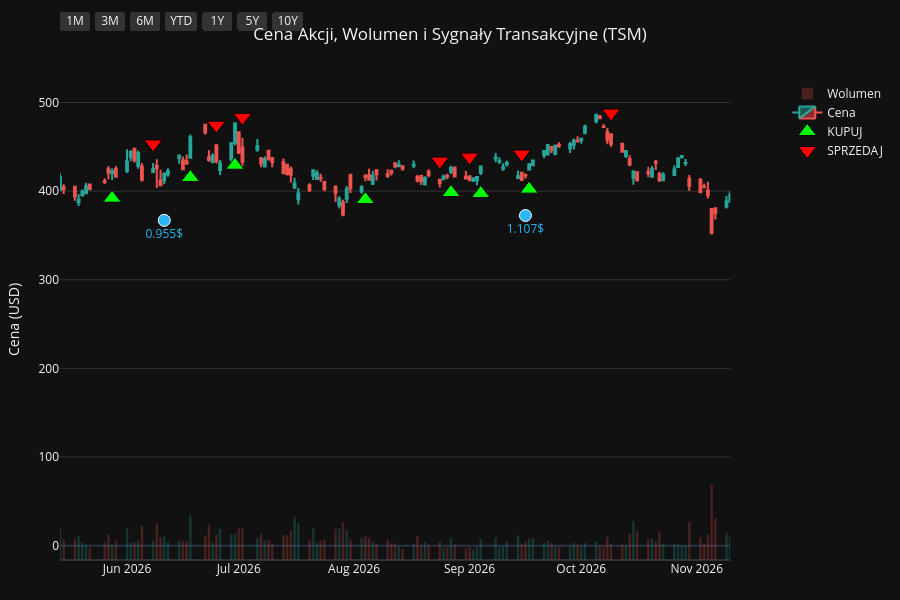
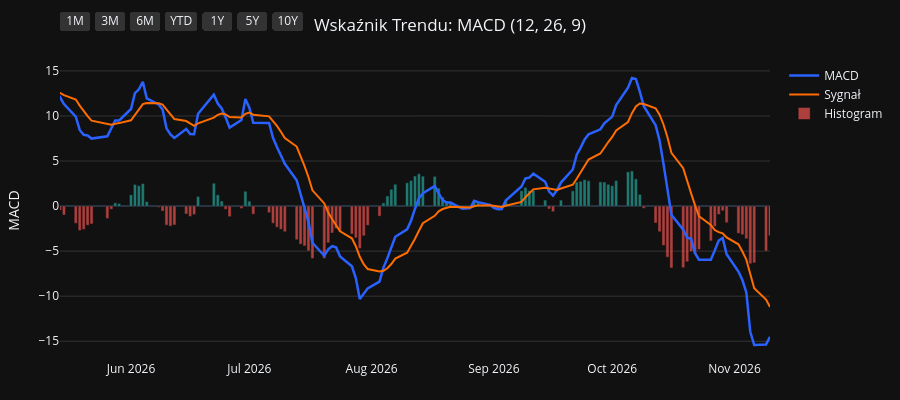
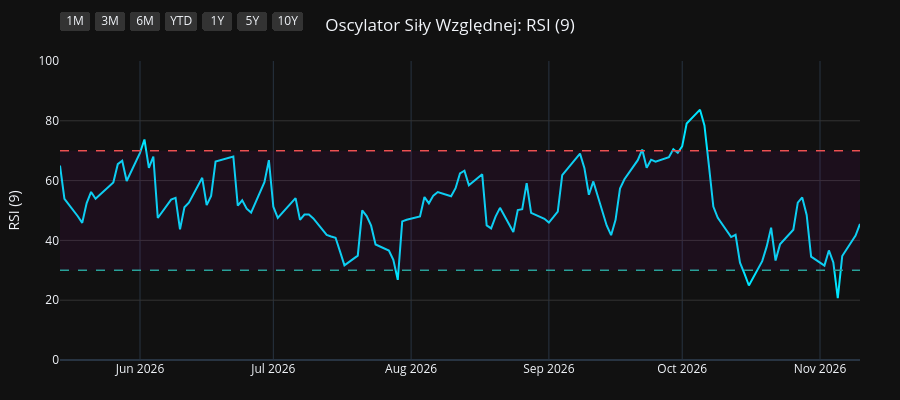
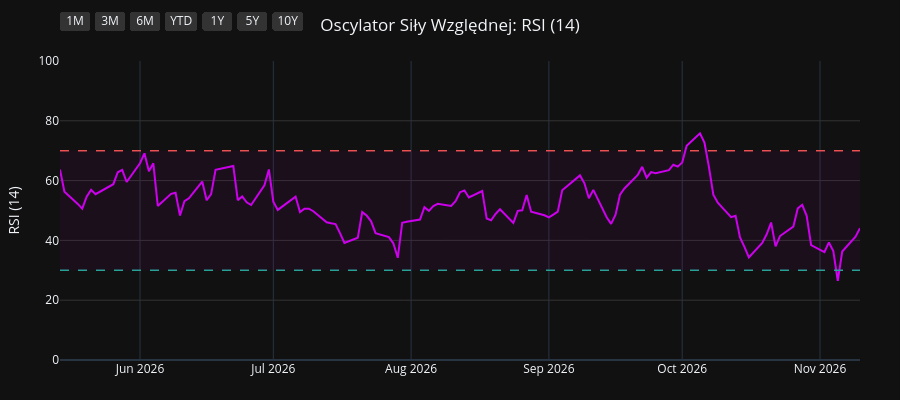

These figures' notebook cell, in order:
### Code cell
import os
import yfinance as yf
import pandas as pd
import pandas_ta as ta
import plotly.graph_objects as go
from plotly.subplots import make_subplots

# 1. Pobranie i przygotowanie danych
symbol = os.environ.get("STOCK_TICKER", "").strip().upper()
if not symbol:
    raise RuntimeError("Set STOCK_TICKER before running price_extractor.ipynb")
df = yf.Ticker(symbol).history(period="10y")
df.index = df.index.tz_localize(None)

# Wskaźniki i sygnały
df.ta.macd(fast=12, slow=26, signal=9, append=True)
df.ta.rsi(length=9, append=True)
df.ta.rsi(length=14, append=True)
df.ta.rsi(length=21, append=True)
df.dropna(inplace=True)

macd = df['MACD_12_26_9']
signal = df['MACDs_12_26_9']
wczorajszy_macd = macd.shift(1)
wczorajszy_signal = signal.shift(1)

df['Decyzja'] = 'BRAK'
df.loc[(macd > signal) & (wczorajszy_macd <= wczorajszy_signal), 'Decyzja'] = 'KUPUJ'
df.loc[(macd < signal) & (wczorajszy_macd >= wczorajszy_signal), 'Decyzja'] = 'SPRZEDAJ'

df_kupuj = df[df['Decyzja'] == 'KUPUJ']
df_sprzedaj = df[df['Decyzja'] == 'SPRZEDAJ']
df_dywidendy = df[df['Dividends'] > 0]
df_splity = df[df['Stock Splits'] > 0]

# Wspólna konfiguracja osi X
konfiguracja_osi_x = dict(
    type="date",
    showspikes=True, spikemode="across", spikesnap="cursor", spikedash="dot", spikecolor="#ffffff", spikethickness=1, hoverformat="%Y-%m-%d",
    rangeselector=dict(
        buttons=list([
            dict(count=1, label="1M", step="month", stepmode="backward"),
            dict(count=3, label="3M", step="month", stepmode="backward"),
            dict(count=6, label="6M", step="month", stepmode="backward"),
            dict(count=1, label="YTD", step="year", stepmode="todate"),
            dict(count=1, label="1Y", step="year", stepmode="backward"),
            dict(count=5, label="5Y", step="year", stepmode="backward"),
            dict(step="all", label="10Y")
        ]),
        bgcolor="#333333", activecolor="#2962ff", x=0, y=1.1
    )
)

# ==========================================
# WYKRES 1: CENA + WOLUMEN + SYGNAŁY
# ==========================================
fig1 = make_subplots(specs=[[{"secondary_y": True}]])

kolory_wolumenu = ['#26a69a' if row['Close'] >= row['Open'] else '#ef5350' for index, row in df.iterrows()]
fig1.add_trace(go.Bar(x=df.index, y=df['Volume'], marker_color=kolory_wolumenu, opacity=0.25, name='Wolumen'), secondary_y=True)
fig1.add_trace(go.Candlestick(x=df.index, open=df['Open'], high=df['High'], low=df['Low'], close=df['Close'], name='Cena', increasing_line_color='#26a69a', decreasing_line_color='#ef5350'), secondary_y=False)
fig1.add_trace(go.Scatter(x=df_kupuj.index, y=df_kupuj['Low'] * 0.95, customdata=df_kupuj[['Low', 'High']], mode='markers', marker=dict(symbol='triangle-up', size=16, color='#00ff00', line=dict(width=1, color='black')), name='KUPUJ', hovertemplate='KUPUJ<br>Najniższa: %{customdata[0]:.2f}<br>Najwyższa: %{customdata[1]:.2f}<extra></extra>'), secondary_y=False)
fig1.add_trace(go.Scatter(x=df_sprzedaj.index, y=df_sprzedaj['High'] * 1.05, customdata=df_sprzedaj[['Low', 'High']], mode='markers', marker=dict(symbol='triangle-down', size=16, color='#ff0000', line=dict(width=1, color='black')), name='SPRZEDAJ', hovertemplate='SPRZEDAJ<br>Najniższa: %{customdata[0]:.2f}<br>Najwyższa: %{customdata[1]:.2f}<extra></extra>'), secondary_y=False)

if not df_dywidendy.empty:
    fig1.add_trace(go.Scatter(x=df_dywidendy.index, y=df_dywidendy['Low'] * 0.90, mode='markers+text', marker=dict(symbol='circle', size=12, color='#29b6f6', line=dict(width=1, color='white')), text=df_dywidendy['Dividends'].apply(lambda x: f"{x}$"), textposition="bottom center", name='Dywidenda', showlegend=False, hovertemplate='Dywidenda: %{text}<extra></extra>', textfont=dict(color="#29b6f6")), secondary_y=False)
if not df_splity.empty:
                    fig1.add_trace(go.Scatter(x=df_splity.index, y=df_splity['High'], mode='markers+text', marker=dict(symbol='star', size=16, color='#ffee58', line=dict(width=1, color='black')), text=df_splity['Stock Splits'].apply(lambda x: f"{x:g}:1" if x >= 1 else f"1:{1 / x:g}"), textposition="top center", name='Split', hovertemplate='%{text}<extra></extra>', textfont=dict(color="#ffee58")), secondary_y=False)

fig1.update_layout(title=dict(text=f"Cena Akcji, Wolumen i Sygnały Transakcyjne ({symbol})", x=0.5, xanchor='center'), dragmode='pan', xaxis_rangeslider_visible=False, template='plotly_dark', height=600, hovermode='x unified', margin=dict(l=60, r=40, t=60, b=40))
fig1.update_xaxes(**konfiguracja_osi_x)
fig1.update_xaxes(range=[df.index.max() - pd.Timedelta(days=180), df.index.max()])
fig1.update_yaxes(title_text="Cena (USD)", secondary_y=False, gridcolor='#333333')
fig1.update_yaxes(range=[0, df['Volume'].max() * 4], showgrid=False, showticklabels=False, secondary_y=True)
fig1.show(config={'scrollZoom': True})

# ==========================================
# WYKRES 2: WSKAŹNIK MACD
# ==========================================
fig2 = go.Figure()
fig2.add_trace(go.Scatter(x=df.index, y=df['MACD_12_26_9'], line=dict(color='#2962ff', width=2.5), name='MACD'))
fig2.add_trace(go.Scatter(x=df.index, y=df['MACDs_12_26_9'], line=dict(color='#ff6d00', width=2), name='Sygnał'))
kolory_macd = ['#26a69a' if val >= 0 else '#ef5350' for val in df['MACDh_12_26_9']]
fig2.add_trace(go.Bar(x=df.index, y=df['MACDh_12_26_9'], marker_color=kolory_macd, name='Histogram', opacity=0.7))
fig2.update_layout(title=dict(text="Wskaźnik Trendu: MACD (12, 26, 9)", x=0.5, xanchor='center'), dragmode='pan', xaxis_rangeslider_visible=False, template='plotly_dark', height=400, hovermode='x unified', margin=dict(l=60, r=40, t=60, b=40))
fig2.update_xaxes(**konfiguracja_osi_x)
fig2.update_xaxes(range=[df.index.max() - pd.Timedelta(days=180), df.index.max()])
fig2.update_yaxes(title_text="MACD", gridcolor='#333333')
fig2.show(config={'scrollZoom': True})

# ==========================================
# WYKRES 3: OSCYLATOR RSI (9)
# ==========================================
fig3 = go.Figure()
fig3.add_trace(go.Scatter(x=df.index, y=df['RSI_9'], line=dict(color='#00e5ff', width=2), name='RSI (9)'))
fig3.add_hline(y=70, line_dash="dash", line_color="#ef5350", line_width=1.5)
fig3.add_hline(y=30, line_dash="dash", line_color="#26a69a", line_width=1.5)
fig3.add_hrect(y0=30, y1=70, line_width=0, fillcolor="purple", opacity=0.1)
fig3.update_layout(title=dict(text="Oscylator Siły Względnej: RSI (9)", x=0.5, xanchor='center'), dragmode='pan', xaxis_rangeslider_visible=False, template='plotly_dark', height=400, hovermode='x unified', margin=dict(l=60, r=40, t=60, b=40))
fig3.update_xaxes(**konfiguracja_osi_x)
fig3.update_xaxes(range=[df.index.max() - pd.Timedelta(days=180), df.index.max()])
fig3.update_yaxes(title_text="RSI (9)", range=[0, 100], gridcolor='#333333')
fig3.show(config={'scrollZoom': True})

# ==========================================
# WYKRES 4: OSCYLATOR RSI (14)
# ==========================================
fig4 = go.Figure()
fig4.add_trace(go.Scatter(x=df.index, y=df['RSI_14'], line=dict(color='#d500f9', width=2), name='RSI (14)'))
fig4.add_hline(y=70, line_dash="dash", line_color="#ef5350", line_width=1.5)
fig4.add_hline(y=30, line_dash="dash", line_color="#26a69a", line_width=1.5)
fig4.add_hrect(y0=30, y1=70, line_width=0, fillcolor="purple", opacity=0.1)
fig4.update_layout(title=dict(text="Oscylator Siły Względnej: RSI (14)", x=0.5, xanchor='center'), dragmode='pan', xaxis_rangeslider_visible=False, template='plotly_dark', height=400, hovermode='x unified', margin=dict(l=60, r=40, t=60, b=40))
fig4.update_xaxes(**konfiguracja_osi_x)
fig4.update_xaxes(range=[df.index.max() - pd.Timedelta(days=180), df.index.max()])
fig4.update_yaxes(title_text="RSI (14)", range=[0, 100], gridcolor='#333333')
fig4.show(config={'scrollZoom': True})

# ==========================================
# WYKRES 5: OSCYLATOR RSI (21)
# ==========================================
fig5 = go.Figure()
fig5.add_trace(go.Scatter(x=df.index, y=df['RSI_21'], line=dict(color='#64dd17', width=2), name='RSI (21)'))
fig5.add_hline(y=70, line_dash="dash", line_color="#ef5350", line_width=1.5)
fig5.add_hline(y=30, line_dash="dash", line_color="#26a69a", line_width=1.5)
fig5.add_hrect(y0=30, y1=70, line_width=0, fillcolor="purple", opacity=0.1)
fig5.update_layout(title=dict(text="Oscylator Siły Względnej: RSI (21)", x=0.5, xanchor='center'), dragmode='pan', xaxis_rangeslider_visible=False, template='plotly_dark', height=400, hovermode='x unified', margin=dict(l=60, r=40, t=60, b=40))
fig5.update_xaxes(**konfiguracja_osi_x)
fig5.update_xaxes(range=[df.index.max() - pd.Timedelta(days=180), df.index.max()])
fig5.update_yaxes(title_text="RSI (21)", range=[0, 100], gridcolor='#333333')
fig5.show(config={'scrollZoom': True})

### Figure 1 — Plotly figure (JSON) as saved in the notebook; plotly's stock layout.template omitted (floating-point values rounded to 4 significant figures; data arrays with more than 128 entries replaced by an {"elided": "..."} marker saying what was removed)
{"data": [{"marker": {"color": {"elided": "2479 str values"}}, "name": "Wolumen", "opacity": 0.25, "type": "bar", "x": {"elided": "2479 str values"}, "xaxis": "x", "y": {"elided": "2479 int values"}, "yaxis": "y2"}, {"close": {"elided": "2479 float values"}, "decreasing": {"line": {"color": "#ef5350"}}, "high": {"elided": "2479 float values"}, "increasing": {"line": {"color": "#26a69a"}}, "low": {"elided": "2479 float values"}, "name": "Cena", "open": {"elided": "2479 float values"}, "type": "candlestick", "x": {"elided": "2479 str values"}, "xaxis": "x", "yaxis": "y"}, {"customdata": {"elided": "96x2 float values"}, "hovertemplate": "KUPUJ<br>Najniższa: %{customdata[0]:.2f}<br>Najwyższa: %{customdata[1]:.2f}<extra></extra>", "marker": {"color": "#00ff00", "line": {"color": "black", "width": 1}, "size": 16, "symbol": "triangle-up"}, "mode": "markers", "name": "KUPUJ", "type": "scatter", "x": ["2017-01-05T00:00:00", "2017-02-14T00:00:00", "2017-03-16T00:00:00", "2017-04-26T00:00:00", "2017-06-05T00:00:00", "2017-06-23T00:00:00", "2017-07-13T00:00:00", "2017-08-08T00:00:00", "2017-08-24T00:00:00", "2017-10-04T00:00:00", "2017-12-20T00:00:00", "2018-02-26T00:00:00", "2018-03-07T00:00:00", "2018-05-08T00:00:00", "2018-07-05T00:00:00", "2018-08-28T00:00:00", "2018-11-01T00:00:00", "2018-11-27T00:00:00", "2018-12-27T00:00:00", "2019-01-10T00:00:00", "2019-03-18T00:00:00", "2019-06-06T00:00:00", "2019-08-22T00:00:00", "2019-08-29T00:00:00", "2019-09-25T00:00:00", "2019-10-24T00:00:00", "2019-11-04T00:00:00", "2019-12-11T00:00:00", "2020-02-11T00:00:00", "2020-03-04T00:00:00", "2020-03-26T00:00:00", "2020-06-03T00:00:00", "2020-07-02T00:00:00", "2020-09-16T00:00:00", "2020-10-05T00:00:00", "2020-11-05T00:00:00", "2021-01-04T00:00:00", "2021-02-11T00:00:00", "2021-03-30T00:00:00", "2021-04-26T00:00:00", "2021-05-24T00:00:00", "2021-06-28T00:00:00", "2021-08-04T00:00:00", "2021-08-26T00:00:00", "2021-10-14T00:00:00", "2021-12-23T00:00:00", "2022-02-16T00:00:00", "2022-03-16T00:00:00", "2022-04-20T00:00:00", "2022-05-04T00:00:00", "2022-05-16T00:00:00", "2022-07-13T00:00:00", "2022-10-05T00:00:00", "2022-10-28T00:00:00", "2023-01-09T00:00:00", "2023-03-20T00:00:00", "2023-05-08T00:00:00", "2023-07-14T00:00:00", "2023-08-23T00:00:00", "2023-09-14T00:00:00", "2023-10-02T00:00:00", "2023-11-03T00:00:00", "2023-12-12T00:00:00", "2024-01-18T00:00:00", "2024-03-04T00:00:00", "2024-04-10T00:00:00", "2024-05-03T00:00:00", "2024-06-06T00:00:00", "2024-07-05T00:00:00", "2024-08-09T00:00:00", "2024-09-12T00:00:00", "2024-12-03T00:00:00", "2024-12-23T00:00:00", "2025-01-03T00:00:00", "2025-01-16T00:00:00", "2025-03-18T00:00:00", "2025-04-01T00:00:00", "2025-04-15T00:00:00", "2025-06-05T00:00:00", "2025-06-25T00:00:00", "2025-07-17T00:00:00", "2025-09-05T00:00:00", "2025-10-13T00:00:00", "2025-10-15T00:00:00", "2025-11-28T00:00:00", "2025-12-24T00:00:00", "2026-01-28T00:00:00", "2026-02-09T00:00:00", "2026-04-02T00:00:00", "2026-05-28T00:00:00", "2026-06-18T00:00:00", "2026-06-30T00:00:00", "2026-08-04T00:00:00", "2026-08-27T00:00:00", "2026-09-04T00:00:00", "2026-09-17T00:00:00"], "xaxis": "x", "y": [22.24, 23.43, 24.25, 24.72, 27.34, 27.52, 27.58, 28.5, 28.45, 29.66, 30.47, 34.07, 33.59, 30.29, 29.22, 34.06, 30.95, 29.34, 28.99, 28.54, 31.96, 30.57, 34.74, 35.15, 36.89, 42.12, 44.54, 46.14, 48.81, 46.9, 41.7, 44.68, 49.76, 71.31, 70.39, 77.48, 95.73, 116.2, 99.44, 103.9, 97.55, 102.3, 103.3, 101.6, 97.48, 105.5, 107.1, 90.97, 87.51, 81.33, 79.19, 70.18, 64.92, 53.73, 72.02, 80.17, 76.33, 95.22, 84.67, 83.31, 79.43, 82.92, 91.23, 100.4, 126.3, 133.8, 127.8, 147.7, 168.4, 150.8, 156.7, 178.6, 186.9, 189.5, 198.3, 159.1, 154.1, 145.7, 188.9, 206.9, 226.2, 222.9, 274.8, 282.1, 271.7, 279.2, 319.2, 327.8, 308.9, 392.0, 415.4, 429.2, 390.5, 398.4, 397.4, 402.2], "yaxis": "y"}, {"customdata": {"elided": "96x2 float values"}, "hovertemplate": "SPRZEDAJ<br>Najniższa: %{customdata[0]:.2f}<br>Najwyższa: %{customdata[1]:.2f}<extra></extra>", "marker": {"color": "#ff0000", "line": {"color": "black", "width": 1}, "size": 16, "symbol": "triangle-down"}, "mode": "markers", "name": "SPRZEDAJ", "type": "scatter", "x": ["2017-02-07T00:00:00", "2017-02-27T00:00:00", "2017-04-04T00:00:00", "2017-05-18T00:00:00", "2017-06-09T00:00:00", "2017-06-28T00:00:00", "2017-07-28T00:00:00", "2017-08-10T00:00:00", "2017-09-25T00:00:00", "2017-11-03T00:00:00", "2018-02-02T00:00:00", "2018-03-01T00:00:00", "2018-03-22T00:00:00", "2018-06-18T00:00:00", "2018-08-10T00:00:00", "2018-09-13T00:00:00", "2018-11-19T00:00:00", "2018-12-20T00:00:00", "2019-01-03T00:00:00", "2019-03-04T00:00:00", "2019-04-29T00:00:00", "2019-07-31T00:00:00", "2019-08-23T00:00:00", "2019-09-24T00:00:00", "2019-10-23T00:00:00", "2019-10-31T00:00:00", "2019-11-11T00:00:00", "2019-12-30T00:00:00", "2020-02-20T00:00:00", "2020-03-09T00:00:00", "2020-05-05T00:00:00", "2020-06-29T00:00:00", "2020-08-10T00:00:00", "2020-09-18T00:00:00", "2020-10-21T00:00:00", "2020-12-16T00:00:00", "2021-01-27T00:00:00", "2021-02-18T00:00:00", "2021-04-19T00:00:00", "2021-05-03T00:00:00", "2021-06-21T00:00:00", "2021-07-16T00:00:00", "2021-08-11T00:00:00", "2021-09-17T00:00:00", "2021-11-26T00:00:00", "2022-01-21T00:00:00", "2022-02-17T00:00:00", "2022-04-07T00:00:00", "2022-04-21T00:00:00", "2022-05-09T00:00:00", "2022-06-13T00:00:00", "2022-08-19T00:00:00", "2022-10-10T00:00:00", "2022-12-06T00:00:00", "2023-02-06T00:00:00", "2023-04-05T00:00:00", "2023-06-21T00:00:00", "2023-07-18T00:00:00", "2023-09-08T00:00:00", "2023-09-15T00:00:00", "2023-10-26T00:00:00", "2023-11-29T00:00:00", "2024-01-02T00:00:00", "2024-02-20T00:00:00", "2024-03-14T00:00:00", "2024-04-15T00:00:00", "2024-05-31T00:00:00", "2024-06-25T00:00:00", "2024-07-16T00:00:00", "2024-09-03T00:00:00", "2024-10-29T00:00:00", "2024-12-20T00:00:00", "2024-12-31T00:00:00", "2025-01-13T00:00:00", "2025-01-27T00:00:00", "2025-03-31T00:00:00", "2025-04-03T00:00:00", "2025-05-30T00:00:00", "2025-06-20T00:00:00", "2025-07-09T00:00:00", "2025-07-21T00:00:00", "2025-10-10T00:00:00", "2025-10-14T00:00:00", "2025-10-16T00:00:00", "2025-12-16T00:00:00", "2026-01-22T00:00:00", "2026-01-30T00:00:00", "2026-03-02T00:00:00", "2026-05-12T00:00:00", "2026-06-08T00:00:00", "2026-06-25T00:00:00", "2026-07-02T00:00:00", "2026-08-24T00:00:00", "2026-09-01T00:00:00", "2026-09-15T00:00:00", "2026-10-09T00:00:00"], "xaxis": "x", "y": [25.78, 26.49, 27.43, 29.13, 30.55, 30.42, 31.01, 30.97, 32.24, 36.3, 38.96, 37.45, 38.14, 32.98, 36.8, 39.2, 32.69, 32.75, 31.65, 35.05, 39.14, 39.72, 38.78, 41.28, 46.71, 48.12, 48.88, 54.77, 53.23, 50.52, 49.53, 53.54, 76.73, 79.03, 84.78, 100.8, 119.8, 130.2, 114.3, 113.0, 111.4, 114.9, 113.2, 116.8, 115.4, 124.6, 119.5, 99.0, 98.43, 88.2, 84.92, 87.09, 69.09, 80.52, 91.52, 92.13, 104.1, 104.1, 91.4, 91.95, 88.92, 100.6, 104.0, 128.8, 145.0, 148.1, 155.2, 176.3, 193.6, 172.2, 203.7, 203.6, 207.4, 209.3, 212.8, 171.4, 167.0, 202.2, 223.2, 241.6, 251.0, 311.9, 313.5, 323.5, 300.5, 349.1, 354.1, 388.7, 420.2, 453.2, 474.3, 483.2, 433.9, 438.4, 441.9, 488.1], "yaxis": "y"}, {"hovertemplate": "Dywidenda: %{text}<extra></extra>", "marker": {"color": "#29b6f6", "line": {"color": "white", "width": 1}, "size": 12, "symbol": "circle"}, "mode": "markers+text", "name": "Dywidenda", "showlegend": false, "text": ["1.159$", "1.345$", "1.276$", "0.322$", "0.41$", "0.417$", "0.42$", "0.427$", "0.442$", "0.448$", "0.451$", "0.497$", "0.496$", "0.49$", "0.467$", "0.448$", "0.451$", "0.449$", "0.448$", "0.471$", "0.479$", "0.554$", "0.544$", "0.626$", "0.616$", "0.684$", "0.78$", "0.822$", "0.835$", "0.956$", "0.955$", "1.107$"], "textfont": {"color": "#29b6f6"}, "textposition": "bottom center", "type": "scatter", "x": ["2017-06-26T00:00:00", "2018-06-25T00:00:00", "2019-06-24T00:00:00", "2019-09-19T00:00:00", "2019-12-19T00:00:00", "2020-03-19T00:00:00", "2020-06-18T00:00:00", "2020-09-17T00:00:00", "2020-12-17T00:00:00", "2021-03-17T00:00:00", "2021-06-17T00:00:00", "2021-09-16T00:00:00", "2021-12-16T00:00:00", "2022-03-16T00:00:00", "2022-06-16T00:00:00", "2022-09-15T00:00:00", "2022-12-15T00:00:00", "2023-03-16T00:00:00", "2023-06-15T00:00:00", "2023-09-14T00:00:00", "2023-12-14T00:00:00", "2024-03-18T00:00:00", "2024-06-13T00:00:00", "2024-09-12T00:00:00", "2024-12-12T00:00:00", "2025-03-18T00:00:00", "2025-06-12T00:00:00", "2025-09-16T00:00:00", "2025-12-11T00:00:00", "2026-03-17T00:00:00", "2026-06-11T00:00:00", "2026-09-16T00:00:00"], "xaxis": "x", "y": [26.47, 27.54, 31.1, 35.55, 46.3, 34.48, 45.38, 65.91, 85.28, 95.11, 97.29, 99.16, 96.89, 86.18, 70.78, 65.82, 65.96, 73.52, 90.39, 78.92, 89.31, 119.2, 149.2, 148.4, 168.5, 150.8, 188.1, 232.1, 267.6, 303.0, 367.0, 372.5], "yaxis": "y"}], "layout": {"dragmode": "pan", "height": 600, "hovermode": "x unified", "margin": {"b": 40, "l": 60, "r": 40, "t": 60}, "title": {"text": "Cena Akcji, Wolumen i Sygnały Transakcyjne (TSM)", "x": 0.5, "xanchor": "center"}, "xaxis": {"anchor": "y", "domain": [0.0, 0.94], "hoverformat": "%Y-%m-%d", "range": ["2026-05-14T00:00:00", "2026-11-10T00:00:00"], "rangeselector": {"activecolor": "#2962ff", "bgcolor": "#333333", "buttons": [{"count": 1, "label": "1M", "step": "month", "stepmode": "backward"}, {"count": 3, "label": "3M", "step": "month", "stepmode": "backward"}, {"count": 6, "label": "6M", "step": "month", "stepmode": "backward"}, {"count": 1, "label": "YTD", "step": "year", "stepmode": "todate"}, {"count": 1, "label": "1Y", "step": "year", "stepmode": "backward"}, {"count": 5, "label": "5Y", "step": "year", "stepmode": "backward"}, {"label": "10Y", "step": "all"}], "x": 0, "y": 1.1}, "rangeslider": {"visible": false}, "showspikes": true, "spikecolor": "#ffffff", "spikedash": "dot", "spikemode": "across", "spikesnap": "cursor", "spikethickness": 1, "type": "date"}, "yaxis": {"anchor": "x", "domain": [0.0, 1.0], "gridcolor": "#333333", "title": {"text": "Cena (USD)"}}, "yaxis2": {"anchor": "x", "overlaying": "y", "range": [0, 274670000], "showgrid": false, "showticklabels": false, "side": "right"}}}

### Figure 2 — Plotly figure (JSON) as saved in the notebook; plotly's stock layout.template omitted (floating-point values rounded to 4 significant figures; data arrays with more than 128 entries replaced by an {"elided": "..."} marker saying what was removed)
{"data": [{"line": {"color": "#2962ff", "width": 2.5}, "name": "MACD", "type": "scatter", "x": {"elided": "2479 str values"}, "y": {"elided": "2479 float values"}}, {"line": {"color": "#ff6d00", "width": 2}, "name": "Sygnał", "type": "scatter", "x": {"elided": "2479 str values"}, "y": {"elided": "2479 float values"}}, {"marker": {"color": {"elided": "2479 str values"}}, "name": "Histogram", "opacity": 0.7, "type": "bar", "x": {"elided": "2479 str values"}, "y": {"elided": "2479 float values"}}], "layout": {"dragmode": "pan", "height": 400, "hovermode": "x unified", "margin": {"b": 40, "l": 60, "r": 40, "t": 60}, "title": {"text": "Wskaźnik Trendu: MACD (12, 26, 9)", "x": 0.5, "xanchor": "center"}, "xaxis": {"hoverformat": "%Y-%m-%d", "range": ["2026-05-14T00:00:00", "2026-11-10T00:00:00"], "rangeselector": {"activecolor": "#2962ff", "bgcolor": "#333333", "buttons": [{"count": 1, "label": "1M", "step": "month", "stepmode": "backward"}, {"count": 3, "label": "3M", "step": "month", "stepmode": "backward"}, {"count": 6, "label": "6M", "step": "month", "stepmode": "backward"}, {"count": 1, "label": "YTD", "step": "year", "stepmode": "todate"}, {"count": 1, "label": "1Y", "step": "year", "stepmode": "backward"}, {"count": 5, "label": "5Y", "step": "year", "stepmode": "backward"}, {"label": "10Y", "step": "all"}], "x": 0, "y": 1.1}, "rangeslider": {"visible": false}, "showspikes": true, "spikecolor": "#ffffff", "spikedash": "dot", "spikemode": "across", "spikesnap": "cursor", "spikethickness": 1, "type": "date"}, "yaxis": {"gridcolor": "#333333", "title": {"text": "MACD"}}}}

### Figure 3 — Plotly figure (JSON) as saved in the notebook; plotly's stock layout.template omitted (floating-point values rounded to 4 significant figures; data arrays with more than 128 entries replaced by an {"elided": "..."} marker saying what was removed)
{"data": [{"line": {"color": "#00e5ff", "width": 2}, "name": "RSI (9)", "type": "scatter", "x": {"elided": "2479 str values"}, "y": {"elided": "2479 float values"}}], "layout": {"dragmode": "pan", "height": 400, "hovermode": "x unified", "margin": {"b": 40, "l": 60, "r": 40, "t": 60}, "shapes": [{"line": {"color": "#ef5350", "dash": "dash", "width": 1.5}, "type": "line", "x0": 0, "x1": 1, "xref": "x domain", "y0": 70, "y1": 70, "yref": "y"}, {"line": {"color": "#26a69a", "dash": "dash", "width": 1.5}, "type": "line", "x0": 0, "x1": 1, "xref": "x domain", "y0": 30, "y1": 30, "yref": "y"}, {"fillcolor": "purple", "line": {"width": 0}, "opacity": 0.1, "type": "rect", "x0": 0, "x1": 1, "xref": "x domain", "y0": 30, "y1": 70, "yref": "y"}], "title": {"text": "Oscylator Siły Względnej: RSI (9)", "x": 0.5, "xanchor": "center"}, "xaxis": {"hoverformat": "%Y-%m-%d", "range": ["2026-05-14T00:00:00", "2026-11-10T00:00:00"], "rangeselector": {"activecolor": "#2962ff", "bgcolor": "#333333", "buttons": [{"count": 1, "label": "1M", "step": "month", "stepmode": "backward"}, {"count": 3, "label": "3M", "step": "month", "stepmode": "backward"}, {"count": 6, "label": "6M", "step": "month", "stepmode": "backward"}, {"count": 1, "label": "YTD", "step": "year", "stepmode": "todate"}, {"count": 1, "label": "1Y", "step": "year", "stepmode": "backward"}, {"count": 5, "label": "5Y", "step": "year", "stepmode": "backward"}, {"label": "10Y", "step": "all"}], "x": 0, "y": 1.1}, "rangeslider": {"visible": false}, "showspikes": true, "spikecolor": "#ffffff", "spikedash": "dot", "spikemode": "across", "spikesnap": "cursor", "spikethickness": 1, "type": "date"}, "yaxis": {"gridcolor": "#333333", "range": [0, 100], "title": {"text": "RSI (9)"}}}}

### Figure 4 — Plotly figure (JSON) as saved in the notebook; plotly's stock layout.template omitted (floating-point values rounded to 4 significant figures; data arrays with more than 128 entries replaced by an {"elided": "..."} marker saying what was removed)
{"data": [{"line": {"color": "#d500f9", "width": 2}, "name": "RSI (14)", "type": "scatter", "x": {"elided": "2479 str values"}, "y": {"elided": "2479 float values"}}], "layout": {"dragmode": "pan", "height": 400, "hovermode": "x unified", "margin": {"b": 40, "l": 60, "r": 40, "t": 60}, "shapes": [{"line": {"color": "#ef5350", "dash": "dash", "width": 1.5}, "type": "line", "x0": 0, "x1": 1, "xref": "x domain", "y0": 70, "y1": 70, "yref": "y"}, {"line": {"color": "#26a69a", "dash": "dash", "width": 1.5}, "type": "line", "x0": 0, "x1": 1, "xref": "x domain", "y0": 30, "y1": 30, "yref": "y"}, {"fillcolor": "purple", "line": {"width": 0}, "opacity": 0.1, "type": "rect", "x0": 0, "x1": 1, "xref": "x domain", "y0": 30, "y1": 70, "yref": "y"}], "title": {"text": "Oscylator Siły Względnej: RSI (14)", "x": 0.5, "xanchor": "center"}, "xaxis": {"hoverformat": "%Y-%m-%d", "range": ["2026-05-14T00:00:00", "2026-11-10T00:00:00"], "rangeselector": {"activecolor": "#2962ff", "bgcolor": "#333333", "buttons": [{"count": 1, "label": "1M", "step": "month", "stepmode": "backward"}, {"count": 3, "label": "3M", "step": "month", "stepmode": "backward"}, {"count": 6, "label": "6M", "step": "month", "stepmode": "backward"}, {"count": 1, "label": "YTD", "step": "year", "stepmode": "todate"}, {"count": 1, "label": "1Y", "step": "year", "stepmode": "backward"}, {"count": 5, "label": "5Y", "step": "year", "stepmode": "backward"}, {"label": "10Y", "step": "all"}], "x": 0, "y": 1.1}, "rangeslider": {"visible": false}, "showspikes": true, "spikecolor": "#ffffff", "spikedash": "dot", "spikemode": "across", "spikesnap": "cursor", "spikethickness": 1, "type": "date"}, "yaxis": {"gridcolor": "#333333", "range": [0, 100], "title": {"text": "RSI (14)"}}}}
